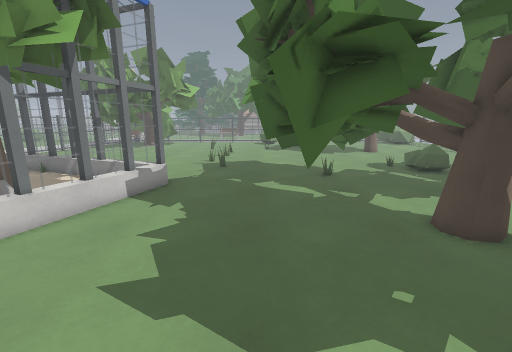
view 1 (above)

17 first-person views from a walk through a level from a Godot 3-D game. The camera is 1.5 m above the floor, tilts 12° down and sees 90° across. The floor is counted in squares, 0.5 m on a side. Each view is taken from the middle of a square. On the plan, view 1 faces up. The plan holds only what a view shows up to about 19 squares ahead; the rest is blank. The place goes on beyond the plan.

view 2
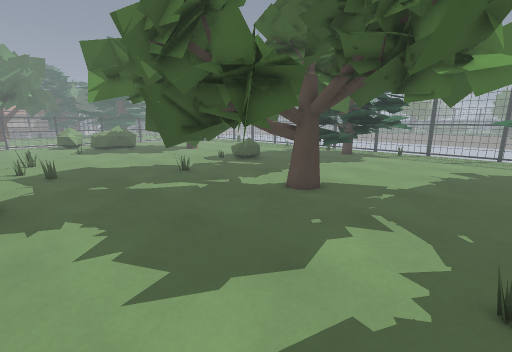

view 3
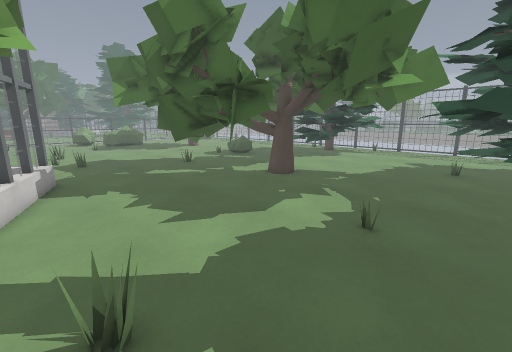

view 4
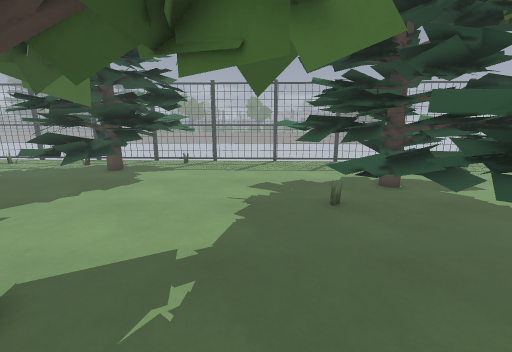

view 5
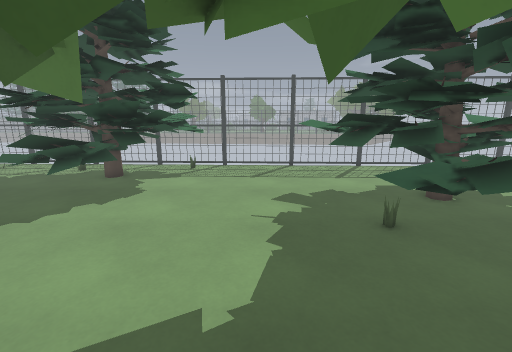

view 6
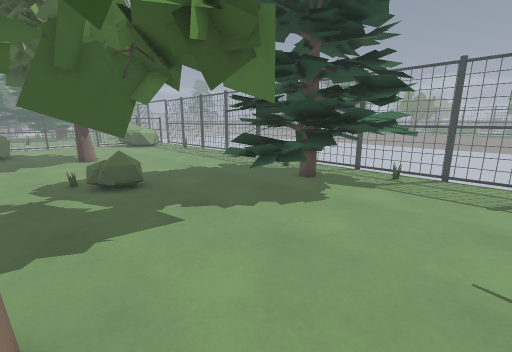

view 7
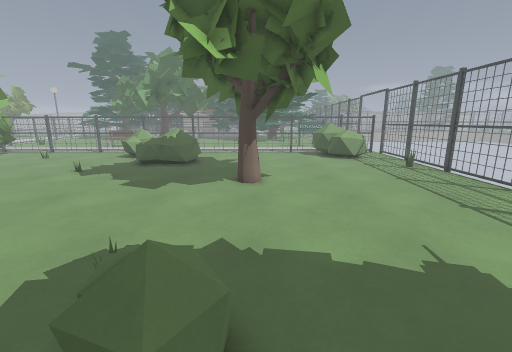

view 8
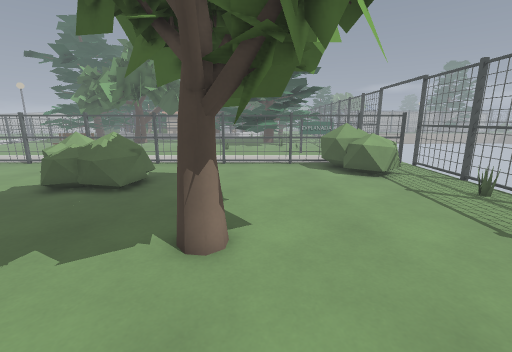

view 9
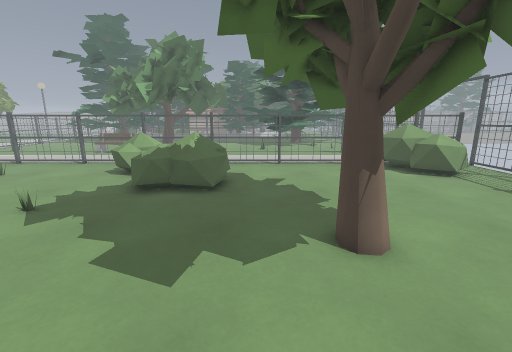

view 10
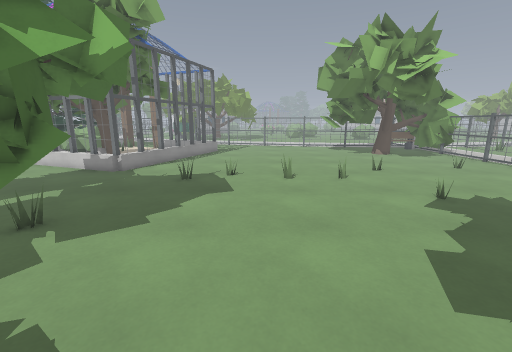

view 11
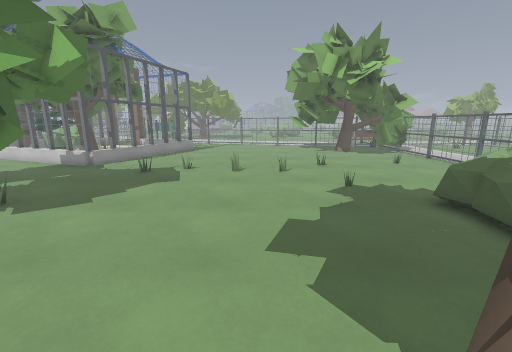

view 12
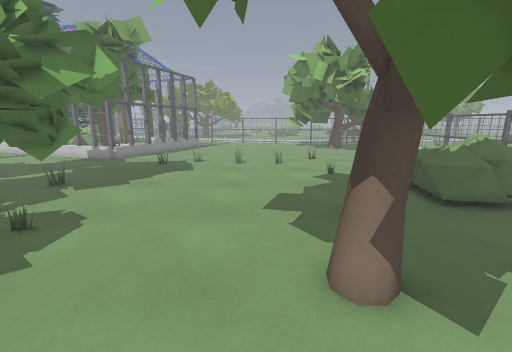

view 13
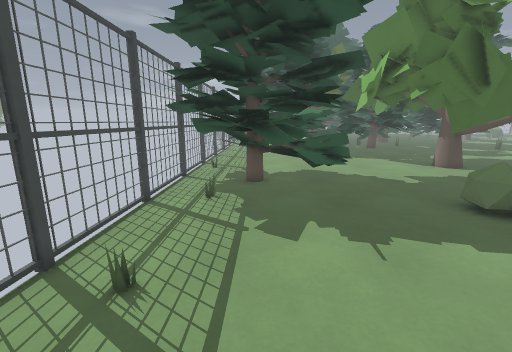

view 14
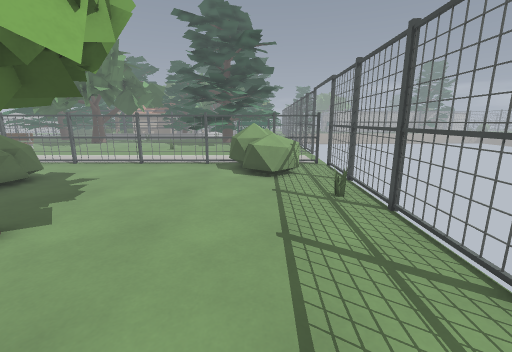

view 15
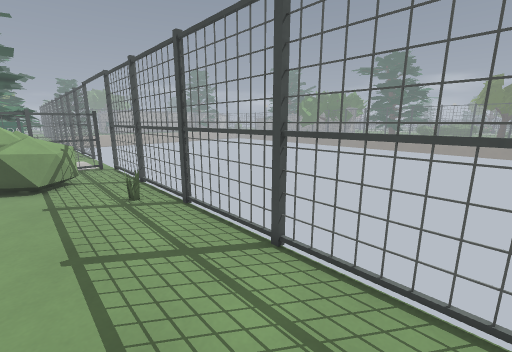

view 16
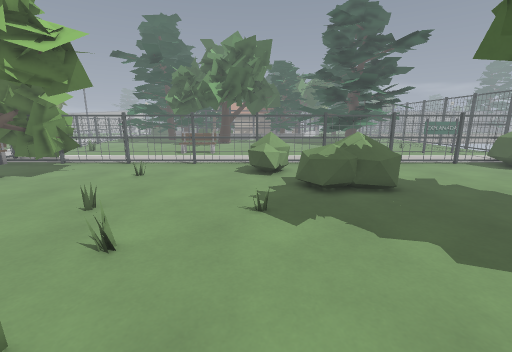

view 17
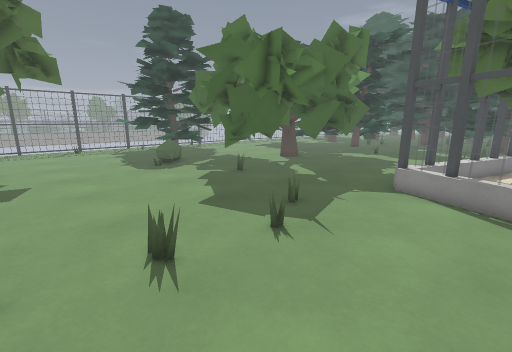

### Floor plan
Key: @ floor where view 1 was taken; # wall or solid block; x gap in a wall; . floor; = window, fence, low wall or low ledge; ^ raised ledge; T thing the floor can be seen under or through; O other object.
Columns run from 8 left of view 1 to 24 right of it. Each row starts with its distance up from view 1.
 39                          #== #
 38 ###########################^^####
 37 .........x x.............=^^^ ..#
 36 .........^^^  ...........=^^^^=.#
 35 .........^^=  ............=^^^..#
 34 .........==.   ^...........^^=..#
 33 ...........=^^^^=...............#
 32 ...........=^^^^=...............#
 31 ............^^^^..............=.#
 30 .............=................==#
 29 ................................#
 28 ...................# ...........#
 27 ...................##...........#
 26 .....=.............##...........#
 25 ................................#
 24 ............................... #
 23  ....==........................ #
 22 .....=.........................#
 21 ...............................#
 20 ...............................
 19 ...............................x
 18 ...............................
 17 ...................=...........
 16 ..................O==.......#..
 15 ...........##T.....=......##^..
 14 #.........##TT..........######.
 13 .###......#TTT  .......###### .
 12    #......# TTT xTT....#=####..
 11    x.....=# T   ......=^^#### .
 10   ##....#### T.........###TTT..x
  9   #.....#### TT........ #TTTT  #
  8 x##......##T TT.........TT TT###
  7 .##......##TTTT..........T..^^##
  6 .#.......##..................^.
  5 ##.......##....................
  4 # .............................
  3   .............................
  2   .............................
  1   .=.....................^.....
  0    =....@.............##^^.....
 -1     .........   ....######.....
 -2      ........   .^.###    .....
 -3   .   ....^#    ^^###     .....

Where each view was taken, in squares from view 1:
view 1: 0 up, 0 right, facing up
view 2: 0 up, 4 left, facing up-right
view 3: 3 down, 6 left, facing up-right
view 4: 2 up, 3 right, facing right
view 5: 3 up, 5 right, facing right
view 6: 3 up, 7 right, facing up-right
view 7: 13 up, 12 right, facing up
view 8: 20 up, 13 right, facing up
view 9: 20 up, 9 right, facing up
view 10: 21 up, 11 right, facing left
view 11: 24 up, 13 right, facing left
view 12: 24 up, 16 right, facing left
view 13: 24 up, 19 right, facing down
view 14: 20 up, 19 right, facing up
view 15: 20 up, 19 right, facing up-right
view 16: 20 up, 1 right, facing up
view 17: 25 up, 8 left, facing down-right
